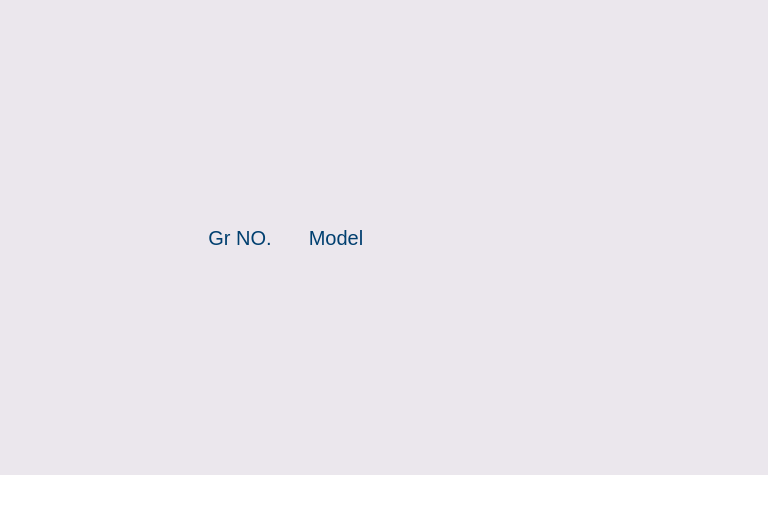
<?xml version="1.0" encoding="UTF-8"?>
<ui version="4.0">
 <class>MultiGroupWidget</class>
 <widget class="QWidget" name="MultiGroupWidget">
  <property name="geometry">
   <rect>
    <x>0</x>
    <y>0</y>
    <width>768</width>
    <height>505</height>
   </rect>
  </property>
  <property name="sizePolicy">
   <sizepolicy hsizetype="Preferred" vsizetype="Expanding">
    <horstretch>0</horstretch>
    <verstretch>0</verstretch>
   </sizepolicy>
  </property>
  <property name="windowTitle">
   <string>Form</string>
  </property>
  <property name="styleSheet">
   <string notr="true">background-color: rgb(255, 255, 255);</string>
  </property>
  <layout class="QVBoxLayout" name="verticalLayout">
   <property name="spacing">
    <number>0</number>
   </property>
   <property name="leftMargin">
    <number>0</number>
   </property>
   <property name="topMargin">
    <number>0</number>
   </property>
   <property name="rightMargin">
    <number>0</number>
   </property>
   <property name="bottomMargin">
    <number>30</number>
   </property>
   <item>
    <layout class="QHBoxLayout" name="horizontalLayout" stretch="2,1,1,4">
     <property name="spacing">
      <number>0</number>
     </property>
     <item>
      <widget class="QWidget" name="widget_2" native="true">
       <property name="styleSheet">
        <string notr="true">background-color: rgb(235, 231, 237);</string>
       </property>
      </widget>
     </item>
     <item>
      <widget class="QLabel" name="groupNoLabel">
       <property name="sizePolicy">
        <sizepolicy hsizetype="Preferred" vsizetype="Preferred">
         <horstretch>0</horstretch>
         <verstretch>0</verstretch>
        </sizepolicy>
       </property>
       <property name="minimumSize">
        <size>
         <width>0</width>
         <height>30</height>
        </size>
       </property>
       <property name="font">
        <font>
         <pointsize>15</pointsize>
        </font>
       </property>
       <property name="styleSheet">
        <string notr="true">background-color: rgb(235, 231, 237);
color:rgb(0, 63, 111);</string>
       </property>
       <property name="text">
        <string>Gr NO.</string>
       </property>
       <property name="alignment">
        <set>Qt::AlignCenter</set>
       </property>
      </widget>
     </item>
     <item>
      <widget class="QLabel" name="modelLabel">
       <property name="minimumSize">
        <size>
         <width>0</width>
         <height>30</height>
        </size>
       </property>
       <property name="font">
        <font>
         <pointsize>15</pointsize>
        </font>
       </property>
       <property name="styleSheet">
        <string notr="true">background-color: rgb(235, 231, 237);
color:rgb(0, 63, 111);</string>
       </property>
       <property name="text">
        <string>Model</string>
       </property>
       <property name="alignment">
        <set>Qt::AlignCenter</set>
       </property>
      </widget>
     </item>
     <item>
      <widget class="QWidget" name="widget" native="true">
       <property name="styleSheet">
        <string notr="true">background-color: rgb(235, 231, 237);</string>
       </property>
      </widget>
     </item>
    </layout>
   </item>
  </layout>
 </widget>
 <resources/>
 <connections/>
</ui>
